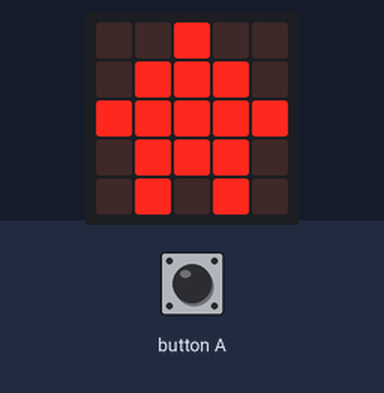
Simulated run of this program. Board: BBC micro:bit (MakeCode). Parts: the board's 5×5 LED display. Inputs (shaded band) come from the test bench.

Above: at 0.1 s.
2.9 s: button A pressed for 0.15 s
At 4.1 s:
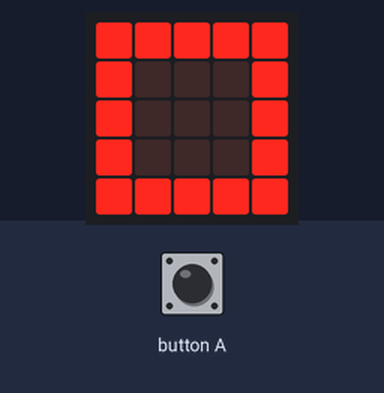
4.5 s: button A pressed for 1 s
At 5.6 s:
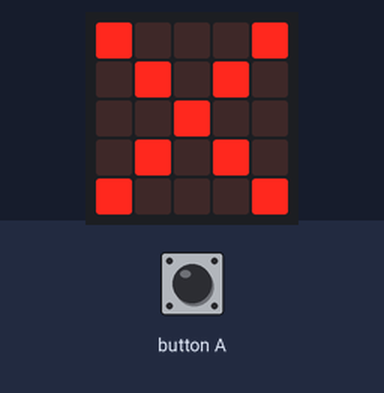
7.0 s: button A pressed for 3.2 s
At 7.6 s:
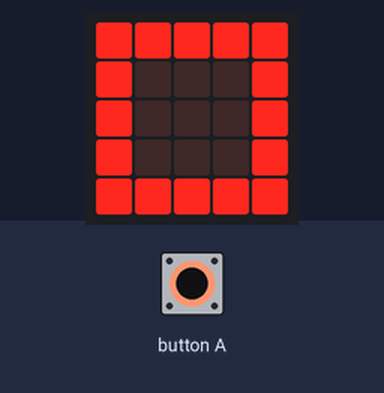
Timing chart, 0 to 10.0 s (numbered marks = the images above; inputs shaded):
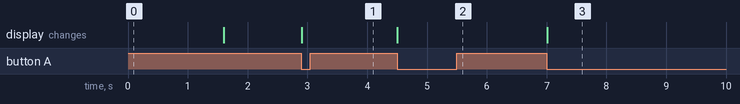

Measured:
- after the input at 2.9 s, the display: changes at once (image 1)
- after the input at 4.5 s, the display: changes at once (image 2)
- after the input at 7.0 s, the display: changes at once (image 3)

The program:

main.ts
```typescript
let Estado = 0
basic.showIcon(IconNames.House)
basic.pause(1000)
basic.clearScreen()
basic.forever(function () {
    if (input.buttonIsPressed(Button.A) && Estado == 0) {
        basic.showIcon(IconNames.Square)
        Estado = 1
        while (input.buttonIsPressed(Button.A)) {
            basic.pause(100)
        }
    }
    if (input.buttonIsPressed(Button.A) && Estado == 1) {
        basic.showIcon(IconNames.No)
        Estado = 0
        while (input.buttonIsPressed(Button.A)) {
            basic.pause(100)
        }
    }
})
```

test.ts
```typescript
// aquí va el archivo "tests"; esto no se compilará cuando este paquete se utilice como una extensión.
```
